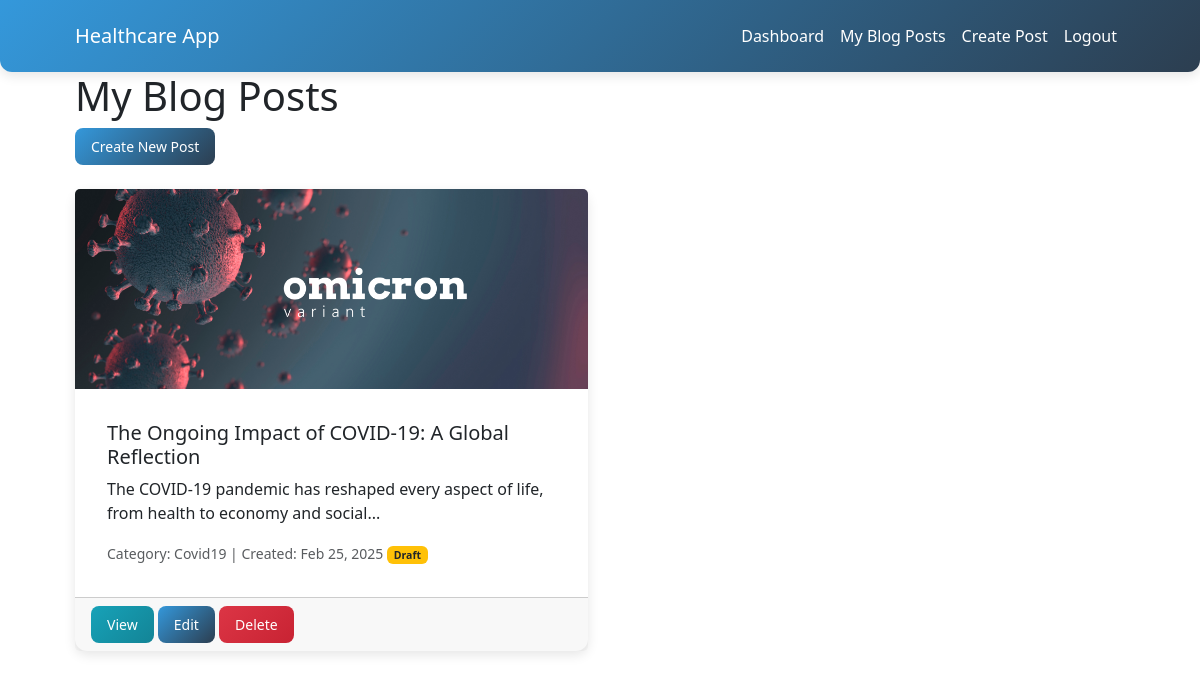
/blog/my-posts/ (signed in), run on an earlier commit of the app's database.
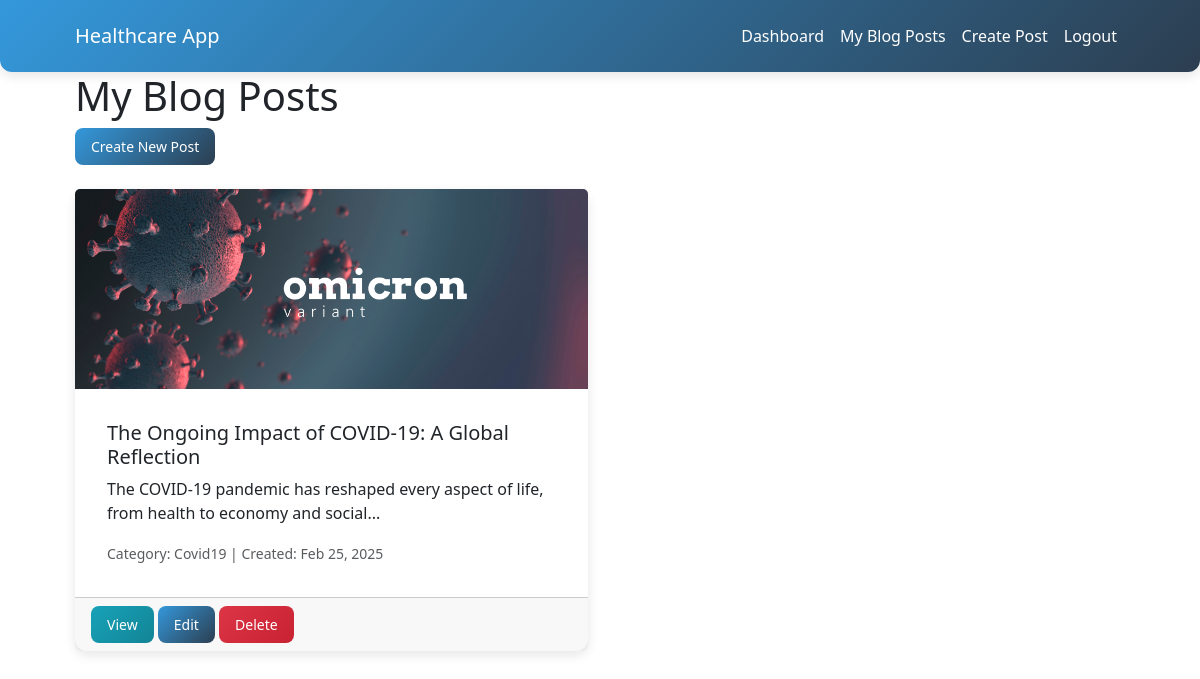
And on a later commit of the database.
### blog/models.py (models this page shows, shortened)
class BlogPost(models.Model):
    title = models.CharField(max_length=200)
    image = models.ImageField(upload_to='blog_images/')
    category = models.ForeignKey(Category, on_delete=models.CASCADE)
    summary = models.TextField()
    content = models.TextField()
    author = models.ForeignKey(CustomUser, on_delete=models.CASCADE)
    created_at = models.DateTimeField(auto_now_add=True)
    updated_at = models.DateTimeField(auto_now=True)
    is_draft = models.BooleanField(default=False)
    def truncated_summary(self):
        words = self.summary.split()
        if len(words) <= 15:
            return self.summary
        return ' '.join(words[:15]) + '...'

class Category(models.Model):
    name = models.CharField(max_length=100)
    class Meta:
        verbose_name_plural = "Categories"

### blog/views.py (the view)
# urls.py: path('my-posts/', views.my_blog_posts, name='my_blog_posts'),
@login_required
def my_blog_posts(request):
    if request.user.user_type != 'doctor':
        return redirect('patient_dashboard')
    posts = BlogPost.objects.filter(author=request.user).order_by('-created_at')
    return render(request, 'blog/my_posts.html', {'posts': posts})

### blog/templates/blog/my_posts.html (shortened to what this page needs)
{% extends 'blog/base.html' %}
{% block content %}
<div class="row mb-4">
    <div class="col-md-12">
        <h1>My Blog Posts</h1>
        <a href="{% url 'create_blog_post' %}" class="btn btn-primary">Create New Post</a>
    </div>
</div>
<div class="row">
    {% if posts %}
        {% for post in posts %}
            <div class="col-md-6 mb-4">
                <div class="card h-100">
                    {% if post.image %}
                        <img src="{{ post.image.url }}" class="card-img-top" alt="{{ post.title }}" style="height: 200px; object-fit: cover;">
                    {% endif %}
                    <div class="card-body">
                        <h5 class="card-title">{{ post.title }}</h5>
                        <p class="card-text">{{ post.truncated_summary }}</p>
                        <p class="card-text">
                            <small class="text-muted">
                                Category: {{ post.category.name }} |
                                Created: {{ post.created_at|date:"M d, Y" }}
                                {% if post.is_draft %}
                                    <span class="badge bg-warning text-dark">Draft</span>
                                {% endif %}
                            </small>
                        </p>
                    </div>
                    <div class="card-footer">
                        <a href="{% url 'view_blog_post' post.id %}" class="btn btn-info btn-sm">View</a>
                        <a href="{% url 'edit_blog_post' post.id %}" class="btn btn-primary btn-sm">Edit</a>
                        <a href="{% url 'delete_blog_post' post.id %}" class="btn btn-danger btn-sm">Delete</a>
                    </div>
                </div>
            </div>
        {% endfor %}
    {% else %}
        <div class="col-md-12">
            <div class="alert alert-info">
                You haven't created any blog posts yet.
            </div>
        </div>
    {% endif %}
</div>
{% endblock %}

What changed in the data, as far as the page shows it:
changed BlogPost "The Ongoing Impact of COVID-19: A Global Reflection": no longer shows "Draft"
